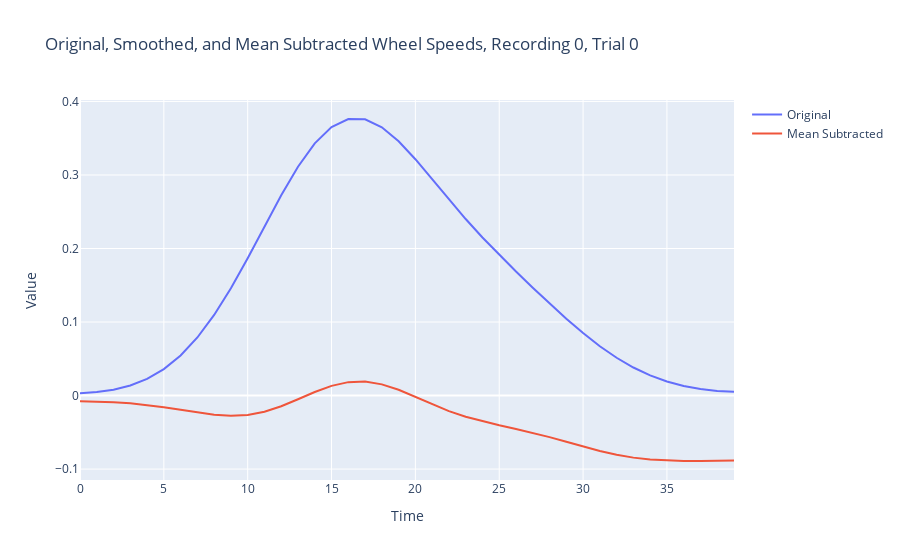
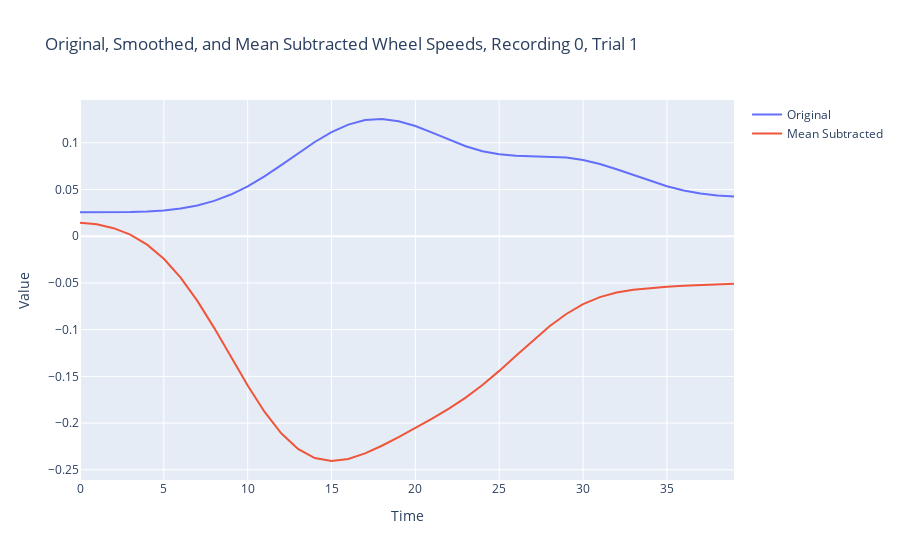
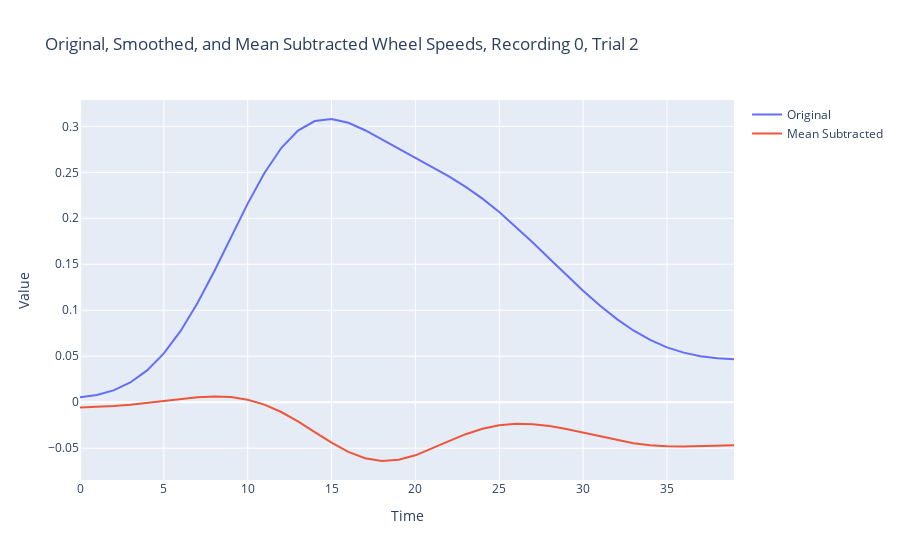

Write notebook code for charts like these, in order.
### Code cell
for t in range(3):
    fig = go.Figure()
    fig.add_trace(go.Scatter(y=Y_train_regular[0][t], name='Original'))
    # fig.add_trace(go.Scatter(y=Y_train_smoothed[0][t], name='Smoothed'))
    fig.add_trace(go.Scatter(y=Y_train_mean_subtracted[0][t], name='Mean Subtracted'))
    # fig.add_trace(go.Scatter(y=Y_train_mean_subtracted_smoothed[0][t], name='Mean Subtracted Smoothed'))
    fig.update_layout(title=f'Original, Smoothed, and Mean Subtracted Wheel Speeds, Recording 0, Trial {t}', xaxis_title='Time', yaxis_title='Value')
    fig.show()

### Figure 1 — Plotly figure (JSON) as saved in the notebook; plotly's stock layout.template omitted (floating-point values rounded to 4 significant figures)
{"data": [{"name": "Original", "type": "scatter", "y": [0.00328, 0.004756, 0.008032, 0.01373, 0.02272, 0.03599, 0.0545, 0.07899, 0.1097, 0.1461, 0.1869, 0.23, 0.2725, 0.3112, 0.343, 0.3651, 0.3761, 0.3757, 0.3649, 0.3459, 0.3214, 0.2943, 0.2667, 0.2401, 0.215, 0.1913, 0.1687, 0.1467, 0.1253, 0.1046, 0.08498, 0.0671, 0.05139, 0.03815, 0.02746, 0.0192, 0.01313, 0.008943, 0.006342, 0.005103]}, {"name": "Mean Subtracted", "type": "scatter", "y": [-0.007849, -0.008223, -0.009065, -0.01053, -0.01276, -0.01578, -0.01942, -0.02316, -0.0262, -0.02756, -0.02632, -0.02193, -0.01453, -0.005078, 0.004809, 0.01317, 0.01825, 0.01897, 0.01522, 0.00782, -0.001739, -0.01182, -0.02111, -0.0289, -0.03519, -0.04047, -0.04545, -0.05072, -0.05656, -0.06289, -0.06932, -0.07534, -0.08048, -0.08442, -0.08705, -0.08849, -0.089, -0.08895, -0.08866, -0.08844]}], "layout": {"title": {"text": "Original, Smoothed, and Mean Subtracted Wheel Speeds, Recording 0, Trial 0"}, "xaxis": {"title": {"text": "Time"}}, "yaxis": {"title": {"text": "Value"}}}}

### Figure 2 — Plotly figure (JSON) as saved in the notebook; plotly's stock layout.template omitted (floating-point values rounded to 4 significant figures)
{"data": [{"name": "Original", "type": "scatter", "y": [0.02568, 0.02567, 0.0257, 0.0259, 0.02645, 0.02758, 0.0296, 0.03289, 0.03779, 0.0446, 0.05343, 0.06409, 0.07612, 0.08869, 0.1008, 0.1114, 0.1195, 0.1243, 0.1254, 0.1231, 0.1179, 0.1108, 0.1032, 0.09628, 0.09097, 0.08769, 0.08622, 0.0858, 0.08546, 0.08424, 0.08155, 0.07724, 0.07163, 0.06536, 0.05912, 0.05354, 0.04902, 0.04571, 0.04359, 0.04258]}, {"name": "Mean Subtracted", "type": "scatter", "y": [0.01455, 0.01269, 0.008603, 0.001641, -0.009029, -0.02419, -0.04432, -0.06926, -0.09807, -0.129, -0.1598, -0.1878, -0.2109, -0.2276, -0.2374, -0.2406, -0.2384, -0.2324, -0.2242, -0.2149, -0.2053, -0.1953, -0.1846, -0.1727, -0.1592, -0.1441, -0.128, -0.1117, -0.0964, -0.08321, -0.07276, -0.06521, -0.06024, -0.05721, -0.05539, -0.05415, -0.05312, -0.05218, -0.05141, -0.05097]}], "layout": {"title": {"text": "Original, Smoothed, and Mean Subtracted Wheel Speeds, Recording 0, Trial 1"}, "xaxis": {"title": {"text": "Time"}}, "yaxis": {"title": {"text": "Value"}}}}

### Figure 3 — Plotly figure (JSON) as saved in the notebook; plotly's stock layout.template omitted (floating-point values rounded to 4 significant figures)
{"data": [{"name": "Original", "type": "scatter", "y": [0.005424, 0.007759, 0.01286, 0.02149, 0.03462, 0.05312, 0.0775, 0.1076, 0.1422, 0.1792, 0.216, 0.2493, 0.2764, 0.2954, 0.3057, 0.308, 0.3039, 0.2958, 0.2857, 0.2754, 0.2654, 0.2556, 0.2455, 0.2342, 0.2213, 0.2067, 0.1907, 0.1736, 0.1559, 0.1383, 0.1212, 0.1052, 0.09063, 0.07803, 0.06768, 0.05968, 0.0539, 0.05005, 0.04777, 0.04673]}, {"name": "Mean Subtracted", "type": "scatter", "y": [-0.005705, -0.00522, -0.004241, -0.00277, -0.0008572, 0.00135, 0.003583, 0.005417, 0.006292, 0.005593, 0.002744, -0.002656, -0.01067, -0.0209, -0.03247, -0.04402, -0.054, -0.06096, -0.06393, -0.06267, -0.05777, -0.05048, -0.04234, -0.03478, -0.02885, -0.02507, -0.0235, -0.02391, -0.02592, -0.02912, -0.03306, -0.03727, -0.04125, -0.04454, -0.04683, -0.04802, -0.04824, -0.04784, -0.04723, -0.04682]}], "layout": {"title": {"text": "Original, Smoothed, and Mean Subtracted Wheel Speeds, Recording 0, Trial 2"}, "xaxis": {"title": {"text": "Time"}}, "yaxis": {"title": {"text": "Value"}}}}
